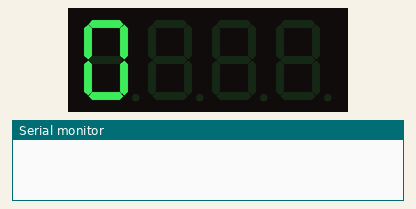
Recording of a sketch running on a simulated ESP8266 (NodeMCU). Parts: 4-digit seven-segment display, the last lines printed to the serial monitor. WiFi joins after 1.5 s; servers stay silent unless stated.

Above: at 0.1 s.
At 1.0 s:
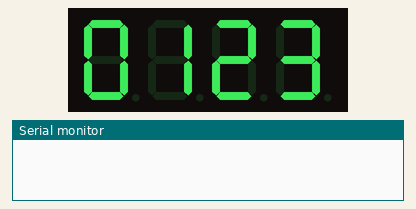
At 5.8 s:
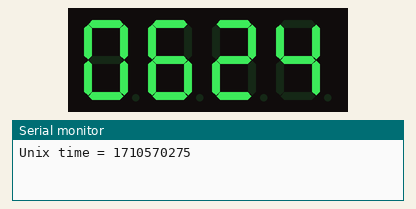
At 38.1 s:
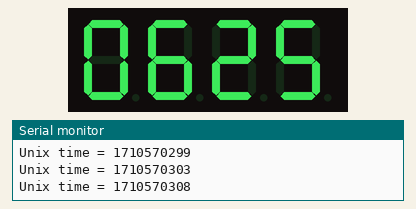

Measured:
- what the display in image 1 shows lasts 4.9 s, from 0.9 s to 5.8 s

The sketch:

ESP01_SimpleClock.ino
```cpp
// ESP-Clock v.07 - March 2018
// A simple clock synced with NTP
// This version is for an ESP-01 and TM1637 4-digit, 7-segment display with colon.
//

#include "TM1637.h"
#include <ESP8266WiFi.h>
#include <WiFiUdp.h>
#include <DNSServer.h>
#include <ESP8266WebServer.h>
//https://github.com/tzapu/WiFiManager
#include <WiFiManager.h>

// Setup the display depending on which ESP8266 is being used. (clk, di0)
// ESP826612
// CLK - D7, DI0 - D5
// Uncomment below for ESP826612
// TM1637 tm1637(13, 14);
// ESP-01
// CLK - GPI2, DI0 - GPI0
// Uncomment below for ESP-01
TM1637 tm1637(2,0);

// TIMEZONE 19 = EST, -5
// Create a list of the other zones
#define TIMEZONE 20

// local port to listen for UDP packets
unsigned int  localPort = 2390;
// how often make correct (min)
unsigned int ntp_corr = 1;
// Correct counter
unsigned int ntp_count = 0;
// TIME
unsigned long ntp_time = 0;
 // blinking colon points
bool points = true;

// Configure the NTP server to use
IPAddress timeServerIP;
const char* ntpServerName = "time.nist.gov";

const int NTP_PACKET_SIZE = 48;
byte packetBuffer[ NTP_PACKET_SIZE];

WiFiUDP udp;

void setup()
{
  // CLEAR DISP
  tm1637.init();
  // Set the brightness DARKEST = 0, BRIGHTEST = 7
  tm1637.set(5);
  for ( int i = 0; i < 4; i++) {
    tm1637.display(i, i);
    delay(300);
  }

  Serial.begin(115200);

    //WiFiManager
    //Local intialization. Once its business is done, there is no need to keep it around
    WiFiManager wifiManager;
    //reset saved settings
    wifiManager.resetSettings();

    //set custom ip for portal
    //wifiManager.setAPConfig(IPAddress(10,0,1,1), IPAddress(10,0,1,1), IPAddress(255,255,255,0));

    //fetches ssid and pass from eeprom and tries to connect
    //if it does not connect it starts an access point with the specified name
    //here  "AutoConnectAP"
    //and goes into a blocking loop awaiting configuration
    wifiManager.autoConnect("wrightMac_clock");
    //or use this for auto generated name ESP + ChipID
    //wifiManager.autoConnect();


    //if you get here you have connected to the WiFi
    //Serial.println("connected.. . what time is it?");

  // START UDP connect NTP
  udp.begin(localPort);

  while (ntp_time == 0) GetNTP();
}

void loop() {
  tm1637.init();
  //delay(1000);
  tm1637.display(0, ( ( ntp_time / 3600 ) % 24 ) / 10);
  //delay(1000);
  tm1637.display(1, ( ( ntp_time / 3600 ) % 24 ) % 10);
  //delay(1000);
  tm1637.display(2, ( ( ntp_time / 60 ) % 60 ) / 10);
  //delay(1000);
  tm1637.display(3, ( ( ntp_time / 60 ) % 60 ) % 10);
  // For debuggin. This can be commented out or removed
  /*Serial.print("NTP Time raw:");
  Serial.print (ntp_time);
  Serial.print("NTP Time / 3600:");
  Serial.print(ntp_time /3600);
  */

  ntp_time++;
  ntp_count++;
  tm1637.point(points);
  points = !points;
  delay(1000);
  //if ( ntp_count == ( ntp_corr * 60 ) ) GetNTP();
  if (ntp_count == ( ntp_corr *1 ) ) GetNTP();
}

// NTP server request
bool GetNTP(void) {
  WiFi.hostByName(ntpServerName, timeServerIP);

  // Keep us in the loop of what is going on
  //Serial.println("Sending NTP packet...");

  // clear to 0
  memset(packetBuffer, 0, NTP_PACKET_SIZE);

  //
  packetBuffer[0] = 0b11100011;   // LI, Version, Mode
  packetBuffer[1] = 0;     // Stratum, or type of clock
  packetBuffer[2] = 6;     // Polling Interval
  packetBuffer[3] = 0xEC;  // Peer Clock Precision
  //
  packetBuffer[12]  = 49;
  packetBuffer[13]  = 0x4E;
  packetBuffer[14]  = 49;
  packetBuffer[15]  = 52;

  // NTP to 123 port
  udp.beginPacket(timeServerIP, 123);
  udp.write(packetBuffer, NTP_PACKET_SIZE);
  udp.endPacket();

  delay(3000);
  int cb = udp.parsePacket();
  if (!cb) {
    //Serial.println("No packet...");

    //BAD NTP
    for ( int i = 0; i < 4; i++) {
      tm1637.display(i, 8);
      delay(100);
    }
    delay (100);
    tm1637.init(); // CLEAR DISP
    return false;
  }
  else {
   // Read the package into the buffer
   udp.read(packetBuffer, NTP_PACKET_SIZE);
   // 4 bytes starting from the 40th will hold the time stamping time - the number of seconds
   // from 01/01/1900
   unsigned long highWord = word(packetBuffer[40], packetBuffer[41]);
   unsigned long lowWord = word(packetBuffer[42], packetBuffer[43]);
   // Convert two words to a long variable
   unsigned long secsSince1900 = highWord << 16 | lowWord;
   // Convert to UNIX-timestamp (the number of seconds from 01/01/1970
   const unsigned long seventyYears = 2208988800UL;
   unsigned long epoch = secsSince1900 - seventyYears;
   // Make a correction for the local time zone
   ntp_time = epoch + TIMEZONE * 3600;
   Serial.print("Unix time = ");
   Serial.println(ntp_time);
   ntp_count = 0;
  }
  return true;
}
```
